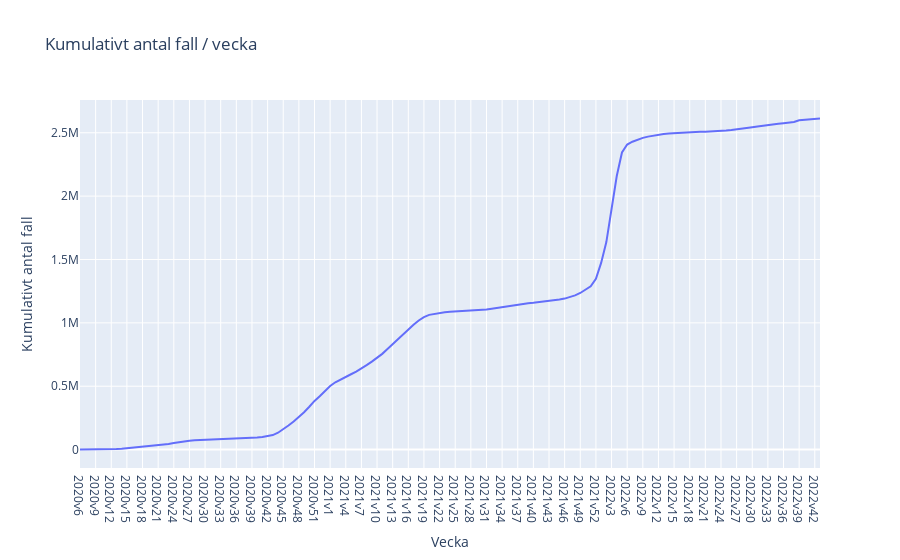

Notebook cell for this chart:
### Markdown cell above
___
# f)

### Code cell
fig = px.line(df_covid19, x = "Vecka", y = "Kumulativt antal fall", title = "Kumulativt antal fall / vecka")
fig.show()
fig.write_html("Visualiseringar/kumulativt_antal_fall_vecka.html")

### Figure 1 — Plotly figure (JSON) as saved in the notebook; plotly's stock layout.template omitted (floating-point values rounded to 4 significant figures; data arrays with more than 128 entries replaced by an {"elided": "..."} marker saying what was removed)
{"data": [{"hovertemplate": "Vecka=%{x}<br>Kumulativt antal fall=%{y}<extra></extra>", "legendgroup": "", "line": {"color": "#636efa", "dash": "solid"}, "marker": {"symbol": "circle"}, "mode": "lines", "name": "", "orientation": "v", "showlegend": false, "type": "scatter", "x": {"elided": "143 str values"}, "xaxis": "x", "y": {"elided": "143 int values"}, "yaxis": "y"}], "layout": {"legend": {"tracegroupgap": 0}, "title": {"text": "Kumulativt antal fall / vecka"}, "xaxis": {"anchor": "y", "domain": [0, 1], "title": {"text": "Vecka"}}, "yaxis": {"anchor": "x", "domain": [0, 1], "title": {"text": "Kumulativt antal fall"}}}}
